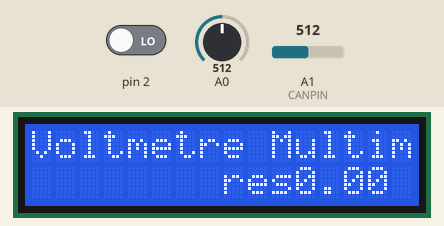
This sketch was run on a simulated Arduino Uno, built with avr-gcc and run on an emulated ATmega328P. On the bench: 16×2 character LCD. Inputs (shaded band) come from the test bench; at power-on: pin 2 LOW, A0 = 512, A1 (CANPIN) = 512.

Above: at 1.2 s.
1.3 s: pin 2 driven HIGH
At 3.1 s:
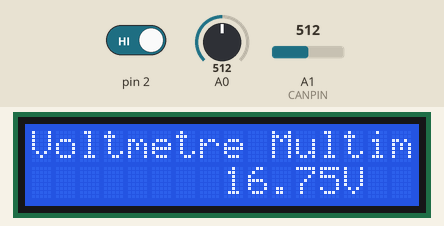
3.6 s: A0 set to 716
At 4.8 s:
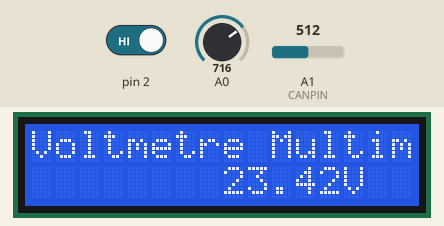
6.0 s: A0 set to 900
At 7.7 s:
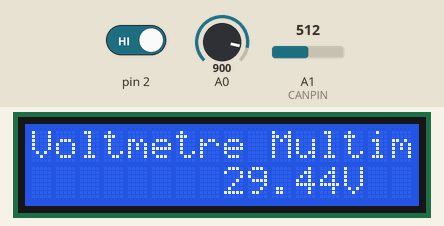
8.4 s: A0 set to 1023
At 10.5 s:
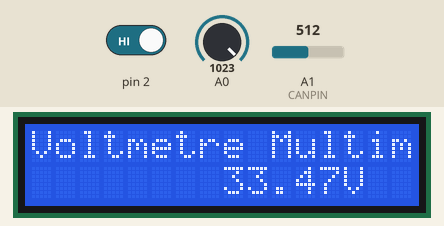
Timing chart, 0 to 11.9 s (numbered marks = the images above; inputs shaded):
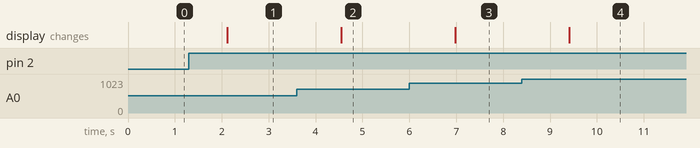

Measured:
- after the input at 1.3 s, the display: changes after 0.82 s (image 1)
- after the input at 3.6 s, the display: changes after 0.95 s (image 2)
- after the input at 6.0 s, the display: changes after 0.98 s (image 3)
- after the input at 8.4 s, the display: changes after 1.0 s (image 4)

The sketch:

tp5-volt-ohm.ino
```cpp
// (licence header left out)
#define PASVOLT (float)(5.0F / 1024.0F)
#define CANPIN A1
float R1 = 1000.0F;
float VIN = 5.0F;
#include <LCD_I2C.h>

LCD_I2C lcd(0x27, 16, 2); // Default address of most PCF8574 modules, change according

void setup()
{

    lcd.begin(); // If you are using more I2C devices using the Wire library use lcd.begin(false)
                 // this stop the library(LCD_I2C) from calling Wire.begin()
    lcd.backlight();
    lcd.print("Voltmetre Multimetre");
    pinMode(INT0, INPUT_PULLUP);
    attachInterrupt(INT0, changeType , RISING);

}
volatile bool isVoltOrOhm=false;
void loop()
{
    if(isVoltOrOhm){showVoltage();}
    else{showRes();}
    delay(1000);
}

void changeType()
 {isVoltOrOhm=!isVoltOrOhm;}

void showVoltage()
{unsigned int palier = analogRead(A0);
  float pasSortie=33.5F/5.0F;
  float tensionIn=palier * PASVOLT* pasSortie;
  lcd.setCursor(8,1);
  lcd.print("       ");
  lcd.setCursor(8,1);
  lcd.print(tensionIn);
  lcd.print("V");
  delay(200);}

void showRes()
{unsigned int palier = analogRead(A1);
int canValue = analogRead(CANPIN);
    // tension en A1
    float vOut = canValue * (VIN / 1024);
    // calcul:
    // vOut=(R1/(R1+R2)) * VIN
    // r2=R1 * ( VIN / vOut) -R1
    float r2 = R1 * (VIN / vOut) - R1;
  lcd.setCursor(8,1);

  lcd.print(r2);
  lcd.setCursor(8,1);lcd.print("res");}
```
